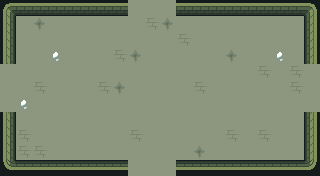

Tiled map render using the project's own tile images. Description and the whole map definition, tile-layer contents included, below:
An orthogonal 20x11 tile map with 16x16 px tiles, 6 tile layers (ground, dressing, decor, walls, ...), 3 tilesets and 8 objects (5x ENTRY, 2x PROP, CHEST).

<map version="1.10" tiledversion="1.10.2" orientation="orthogonal" renderorder="right-down" width="20" height="11" tilewidth="16" tileheight="16" infinite="0" nextlayerid="8" nextobjectid="9">
 <tileset firstgid="1" name="wall" tilewidth="16" tileheight="16" tilecount="110" columns="10">
  <image source="../../../gfx/tiles/ruins/tilesetwallsimple.png" width="160" height="176" />
 </tileset>
 <tileset firstgid="111" name="floor" tilewidth="16" tileheight="16" tilecount="374" columns="22">
  <image source="../../../gfx/tiles/ruins/tilesetinteriorfloor.png" width="352" height="272" />
 </tileset>
 <tileset firstgid="485" name="elements" tilewidth="16" tileheight="16" tilecount="27" columns="9">
  <image source="../../../gfx/tiles/ruins/elements.png" width="144" height="48" />
 </tileset>
 <layer id="1" name="ground" width="20" height="11">
  <data encoding="csv">
342,277,277,277,277,277,277,277,277,277,277,367,277,277,277,277,367,277,277,366,
277,277,367,277,277,277,277,277,277,342,367,277,277,277,277,277,277,277,277,277,
277,277,277,277,277,277,277,277,277,277,277,342,277,277,277,277,277,277,277,342,
277,277,277,366,277,277,277,342,367,277,277,277,277,277,367,277,277,366,277,277,
277,277,277,277,277,277,277,277,277,277,277,277,277,277,277,277,342,277,342,277,
277,277,342,277,277,277,342,367,277,277,277,277,342,277,277,277,277,277,342,277,
277,366,277,277,277,277,277,277,277,277,277,277,277,277,277,277,277,277,277,277,
277,277,277,277,277,277,277,277,277,277,277,277,277,277,277,277,277,277,277,277,
277,342,277,277,277,277,277,277,342,277,277,277,277,277,342,277,342,277,277,277,
277,342,342,277,277,277,277,277,277,277,277,277,367,277,277,277,277,277,277,277,
342,277,367,277,277,277,277,277,277,277,277,277,277,277,277,277,342,277,277,277
</data>
 </layer>
 <layer id="2" name="dressing" width="20" height="11">
  <data encoding="csv">
0,0,0,0,0,0,0,0,0,0,0,0,0,0,0,0,0,0,0,0,
0,0,0,0,0,0,0,0,0,0,0,0,0,0,0,0,0,0,0,0,
0,0,0,0,0,0,0,0,0,0,0,0,0,0,0,0,0,0,0,0,
0,0,0,0,0,0,0,0,0,0,0,0,0,0,0,0,0,0,0,0,
0,0,0,0,0,0,0,0,0,0,0,0,0,0,0,0,0,0,0,0,
0,0,0,0,0,0,0,0,0,0,0,0,0,0,0,0,0,0,0,0,
0,0,0,0,0,0,0,0,0,0,0,0,0,0,0,0,0,0,0,0,
0,0,0,0,0,0,0,0,0,0,0,0,0,0,0,0,0,0,0,0,
0,0,0,0,0,0,0,0,0,0,0,0,0,0,0,0,0,0,0,0,
0,0,0,0,0,0,0,0,0,0,0,0,0,0,0,0,0,0,0,0,
0,0,0,0,0,0,0,0,0,0,0,0,0,0,0,0,0,0,0,0
</data>
 </layer>
 <layer id="3" name="decor" width="20" height="11">
  <data encoding="csv">
0,0,0,0,0,0,0,0,0,0,0,0,0,0,0,0,0,0,0,0,
0,0,0,0,0,0,0,0,0,0,0,0,0,0,0,0,0,0,0,0,
0,0,0,0,0,0,0,0,0,0,0,0,0,0,0,0,0,0,0,0,
0,0,0,0,0,0,0,0,0,0,0,0,0,0,0,0,0,0,0,0,
0,0,0,0,0,0,0,0,0,0,0,0,0,0,0,0,0,0,0,0,
0,0,0,0,0,0,0,0,0,0,0,0,0,0,0,0,0,0,0,0,
0,0,0,0,0,0,0,0,0,0,0,0,0,0,0,0,0,0,0,0,
0,0,0,0,0,0,0,0,0,0,0,0,0,0,0,0,0,0,0,0,
0,0,0,0,0,0,0,0,0,0,0,0,0,0,0,0,0,0,0,0,
0,0,0,0,0,0,0,0,0,0,0,0,0,0,0,0,0,0,0,0,
0,0,0,0,0,0,0,0,0,0,0,0,0,0,0,0,0,0,0,0
</data>
 </layer>
 <layer id="4" name="walls" width="20" height="11">
  <data encoding="csv">
66,69,69,69,69,69,69,69,0,0,0,69,69,69,69,69,69,69,69,70,
76,0,0,0,0,0,0,0,0,0,0,0,0,0,0,0,0,0,0,80,
76,0,0,0,0,0,0,0,0,0,0,0,0,0,0,0,0,0,0,80,
76,0,0,0,0,0,0,0,0,0,0,0,0,0,0,0,0,0,0,80,
0,0,0,0,0,0,0,0,0,0,0,0,0,0,0,0,0,0,0,0,
0,0,0,0,0,0,0,0,0,0,0,0,0,0,0,0,0,0,0,0,
0,0,0,0,0,0,0,0,0,0,0,0,0,0,0,0,0,0,0,0,
76,0,0,0,0,0,0,0,0,0,0,0,0,0,0,0,0,0,0,80,
76,0,0,0,0,0,0,0,0,0,0,0,0,0,0,0,0,0,0,80,
76,0,0,0,0,0,0,0,0,0,0,0,0,0,0,0,0,0,0,80,
106,109,109,109,109,109,109,109,0,0,0,109,109,109,109,109,109,109,109,110
</data>
 </layer>
 <layer id="5" name="props" width="20" height="11">
  <data encoding="csv">
0,0,0,0,0,0,0,0,0,0,0,0,0,0,0,0,0,0,0,0,
0,0,0,0,0,0,0,0,0,0,0,0,0,0,0,0,0,0,0,0,
0,0,0,0,0,0,0,0,0,0,0,0,0,0,0,0,0,0,0,0,
0,0,0,0,0,0,0,0,0,0,0,0,0,0,0,0,0,0,0,0,
0,0,0,0,0,0,0,0,0,0,0,0,0,0,0,0,0,0,0,0,
0,0,0,0,0,0,0,0,0,0,0,0,0,0,0,0,0,0,0,0,
0,0,0,0,0,0,0,0,0,0,0,0,0,0,0,0,0,0,0,0,
0,0,0,0,0,0,0,0,0,0,0,0,0,0,0,0,0,0,0,0,
0,0,0,0,0,0,0,0,0,0,0,0,0,0,0,0,0,0,0,0,
0,0,0,0,0,0,0,0,0,0,0,0,0,0,0,0,0,0,0,0,
0,0,0,0,0,0,0,0,0,0,0,0,0,0,0,0,0,0,0,0
</data>
 </layer>
 <layer id="6" name="overhead" width="20" height="11">
  <data encoding="csv">
0,0,0,0,0,0,0,0,0,0,0,0,0,0,0,0,0,0,0,0,
0,0,0,0,0,0,0,0,0,0,0,0,0,0,0,0,0,0,0,0,
0,0,0,0,0,0,0,0,0,0,0,0,0,0,0,0,0,0,0,0,
0,0,0,0,0,0,0,0,0,0,0,0,0,0,0,0,0,0,0,0,
0,0,0,0,0,0,0,0,0,0,0,0,0,0,0,0,0,0,0,0,
0,0,0,0,0,0,0,0,0,0,0,0,0,0,0,0,0,0,0,0,
0,0,0,0,0,0,0,0,0,0,0,0,0,0,0,0,0,0,0,0,
0,0,0,0,0,0,0,0,0,0,0,0,0,0,0,0,0,0,0,0,
0,0,0,0,0,0,0,0,0,0,0,0,0,0,0,0,0,0,0,0,
0,0,0,0,0,0,0,0,0,0,0,0,0,0,0,0,0,0,0,0,
0,0,0,0,0,0,0,0,0,0,0,0,0,0,0,0,0,0,0,0
</data>
 </layer>
 <objectgroup id="7" name="spawns">
  <object id="1" name="UP" type="ENTRY" x="152" y="24" />
  <object id="2" name="DOWN" type="ENTRY" x="152" y="152" />
  <object id="3" name="LEFT" type="ENTRY" x="24" y="88" />
  <object id="4" name="RIGHT" type="ENTRY" x="296" y="88" />
  <object id="5" name="" type="ENTRY" x="168" y="88" />
  <object id="6" name="secret" type="CHEST" x="152" y="88" />
  <object id="7" name="torch" type="PROP" x="56" y="168" />
  <object id="8" name="torch" type="PROP" x="264" y="168" />
 </objectgroup>
</map>
